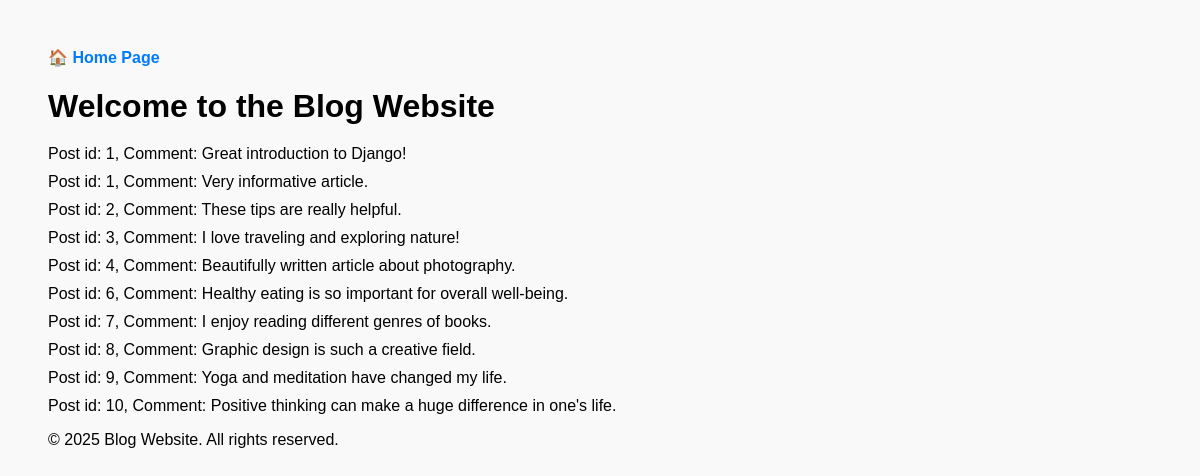
Page /comments/ on the committed database.
### blog/models.py (models this page shows, shortened)
class Comment(models.Model):
    id = models.AutoField(primary_key=True)
    post_id = models.ForeignKey(Post, default=None, on_delete=models.CASCADE)
    user_id = models.ForeignKey(User, default=None, on_delete=models.CASCADE)
    content = models.TextField(max_length=255)
    date_posted = models.DateTimeField(auto_now=True)

class Post(models.Model):
    id = models.AutoField(primary_key=True)
    title = models.CharField(max_length=255)
    content = models.TextField(max_length=255)
    category = models.ForeignKey('Category', default=None, null=True, on_delete=SET_NULL)
    date_published = models.DateTimeField(default=timezone.now, null=True, blank=True)

### blog/views.py (the view)
# urls.py: path('comments/', views.comments, name='comments')
def comments(request):
    mycomments = Comment.objects.all()
    template = loader.get_template('comments.html')
    context = {
        'mycomments': mycomments,
    }
    return HttpResponse(template.render(context, request))

### blog/templates/comments.html (shortened to what this page needs)
{% extends "master.html" %}
{% block content %}
 <h1>Welcome to the Blog Website</h1>
    <ul>
       {% for x in mycomments %}
         <li> Post id: {{ x.post_id.id }}, Comment: {{ x.content }} </li>
       {% endfor %}
    </ul>
{% endblock %}

### blog/templates/master.html (style rules this page uses)
body { font-family: Arial, sans-serif; padding: 40px; background-color: #f9f9f9; }
h1 { margin-bottom: 20px; }
ul { list-style-type: none; padding-left: 0; }
li { margin: 10px 0; }

### rows in the picture
Comment: post_id.id "1", content "Great introduction to Django!"
Comment: post_id.id "1", content "Very informative article."
Comment: post_id.id "2", content "These tips are really helpful."
Comment: post_id.id "3", content "I love traveling and exploring nature!"
Comment: post_id.id "4", content "Beautifully written article about photography."
Comment: post_id.id "6", content "Healthy eating is so important for overall well-being."
Comment: post_id.id "7", content "I enjoy reading different genres of books."
Comment: post_id.id "8", content "Graphic design is such a creative field."
Comment: post_id.id "9", content "Yoga and meditation have changed my life."
Comment: post_id.id "10", content "Positive thinking can make a huge difference in one's life."
